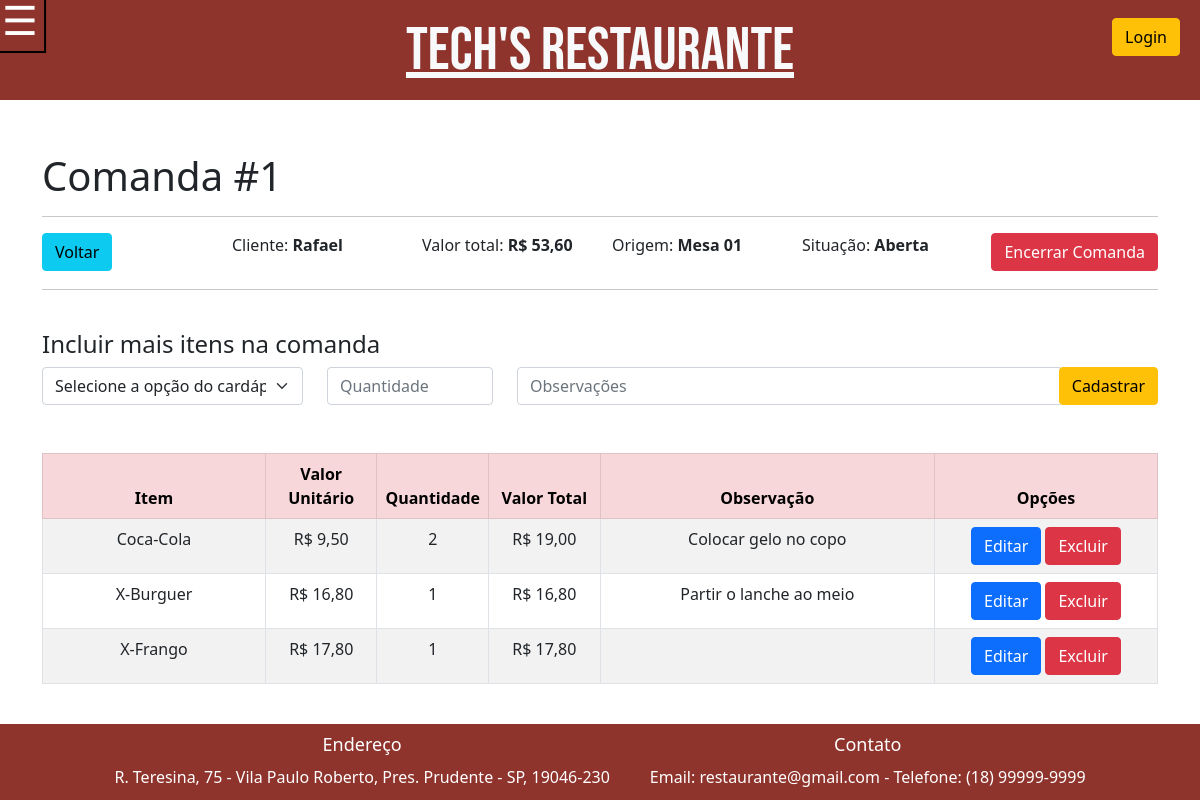
The page /insert-item_comanda.php?idComanda=1 on the database its author committed.
### tables this page shows
CREATE TABLE `comanda` (
  `idComanda` int(11) NOT NULL,
  `nomeClienteComanda` varchar(50) DEFAULT NULL,
  `idOrigem` int(11) NOT NULL,
  `idSituacao` int(11) NOT NULL,
  `dataComanda` datetime NOT NULL DEFAULT current_timestamp()
);

CREATE TABLE `origem_comanda` (
  `idOrigem` int(11) NOT NULL,
  `descricaoOrigem` varchar(50) DEFAULT NULL
);

CREATE TABLE `situacao_comanda` (
  `idSituacao` int(11) NOT NULL,
  `descricao` varchar(40) DEFAULT NULL
);

CREATE TABLE `itens_comanda` (
  `idItemComanda` int(11) NOT NULL,
  `idComanda` int(11) NOT NULL,
  `idOpcaoCardapio` int(11) NOT NULL,
  `quantidade` int(11) NOT NULL,
  `obs` varchar(50) DEFAULT NULL
);

CREATE TABLE `opcoes_cardapio` (
  `idOpcaoCardapio` int(11) NOT NULL,
  `nomeOpcaoCardapio` varchar(50) DEFAULT NULL,
  `idTipoOpcoesCardapio` int(11) NOT NULL,
  `descricao` varchar(50) DEFAULT NULL,
  `preco` double DEFAULT NULL,
  `imagem` varchar(50) DEFAULT NULL
);

### insert-item_comanda.php (the view, shortened to what this page needs)
<?php
require("header.php");
require_once("connection.php");
if (isset($_GET['idComanda']))
{
    $id_comanda_get = $_GET['idComanda'];
}
if (isset($_POST['cadastrar']))
{
    $id_comanda = $_POST['id_comanda'];
    $id_op_cardapio = $_POST['op_cardapio'];
    $qtde = $_POST['qtde'];
    $obs = $_POST['obs'];
    $mysql_query = "INSERT INTO `itens_comanda`(`idItemComanda`,`idComanda`, `idOpcaoCardapio`, `quantidade`, `obs`)
    VALUES (
    'null',
    '{$id_comanda}',
    '{$id_op_cardapio}',
    '{$qtde}',
    '{$obs}'
    )";
    if ($id_op_cardapio != 0){
        $insertItensComanda = $conn->query($mysql_query);
        if ($insertItensComanda === TRUE)
        {
            $msg = "insert success";
            $msgerror = "";
        }
        else
        {
            $msg = "insert error";
            $msgerror = $conn->error;
        }
        mysqli_close($conn);
        header("Location: insert-item_comanda.php?idComanda={$id_comanda}&msg={$msg}&msgerror={$msgerror}");
    }
    else {
        $msg = "insert error";
        $msgerror = "Selecione uma opção do cardápio!";
        header("Location: insert-item_comanda.php?idComanda={$id_comanda}&msg={$msg}&msgerror={$msgerror}");
    }
}
else
{
    $mysql_query1 = "SELECT ic.*, oc.*, c.nomeClienteComanda
    FROM itens_comanda ic, opcoes_cardapio oc, comanda c
    WHERE ic.idOpcaoCardapio=oc.idOpcaoCardapio
    AND c.idComanda=ic.idComanda
    AND ic.idComanda={$id_comanda_get}
    order by idItemComanda";
    $selectDados = $conn->query($mysql_query1);
    $query = "SELECT sum(oc.preco*ic.quantidade) preco
    FROM opcoes_cardapio oc, itens_comanda ic
    where ic.idOpcaoCardapio = oc.idOpcaoCardapio
    and ic.idComanda = {$id_comanda_get}";
    $result = mysqli_query($conn,$query);
    $fetch = mysqli_fetch_row($result);
    $valor = $fetch[0];
    $query_nome = "SELECT nomeClienteComanda FROM comanda
    where idComanda = {$id_comanda_get}";
    $result_nome = mysqli_query($conn,$query_nome);
    $fetch1 = mysqli_fetch_row($result_nome);
    $nome = $fetch1[0];
    $query_origem = "SELECT o.descricaoOrigem, s.descricao
    FROM comanda c, origem_comanda o, situacao_comanda s
    where c.idOrigem = o.idOrigem
    and c.idSituacao = s.idSituacao
    and c.idComanda = {$id_comanda_get}";
    $result_origem = mysqli_query($conn,$query_origem);
    $fetch2 = mysqli_fetch_row($result_origem);
    $dorigem = $fetch2[0];
    $query_situacao = "SELECT s.descricao
    FROM comanda c, situacao_comanda s
    where c.idSituacao = s.idSituacao
    and c.idComanda = {$id_comanda_get}";
    $result_situacao = mysqli_query($conn,$query_situacao);
    $fetch3 = mysqli_fetch_row($result_situacao);
    $dsituacao = $fetch3[0];
}
?>
<head>
</head>
<div class="container">
    <br>
    <h1 class="espaco"><?php echo "Comanda #"."$id_comanda_get" ?></h1>
    <hr>
    <form method="post">
    <div class="row">
        <div class="col-2">
            <a href="comanda.php"type="button" class="btn btn-info d-inline-block">Voltar</a>
        </div>
        <div class="col-2">
            <p><?php echo "Cliente: <b>".$nome."</b>"?></p>
        </div>
        <div class="col-2">
            <p><?php echo "Valor total: <b>R$ ".number_format($valor,2,",",".")."</b>"?></p>
        </div>
        <div class="col-2">
            <p><?php echo "Origem: <b>".$dorigem."</b>"?></p>
        </div>
        <div class="col-3">
            <p><?php echo "Situação: <b>".$dsituacao."</b>"?></p>
        </div>
        <div class="col-1">
            <input type="submit" name="encerrar" value="Encerrar Comanda" class="btn btn-danger float-end">
        </div>
    </div>
    </form>
    <hr>
    <br>
    <h4>Incluir mais itens na comanda</h4>
    <div class="wrapper">
        <form method="post">
            <div class="row">
                <div class="col-3">
                    <select class="form-select" name="op_cardapio" required>
                    <option value="0" selected>Selecione a opção do cardápio...</option>
                    </select>
                </div>
                <div class="col-2">
                    <input type="number" min="1" name="qtde" class="form-control" placeholder="Quantidade" required >
                </div>
                <div class="col-6">
                    <input type="text" name="obs" class="form-control" placeholder="Observações">
                </div>
                <div class="col-1">
                    <input type="submit" name="cadastrar" value="Cadastrar" class="btn btn-warning float-end">
                </div>
            </div>
            <br>
        </form>
        <br>
        <table class="table table-striped table-bordered table-hover">
        <thead>
        <tr class="table-danger" style="text-align:center">
            <th scope="col" style="width: 20%;">Item</th>
            <th scope="col" style="width: 10%;">Valor Unitário</th>
            <th scope="col" style="width: 10%;">Quantidade</th>
            <th scope="col" style="width: 10%;">Valor Total</th>
            <th scope="col" style="width: 30%;">Observação</th>
            <th scope="col" style="width: 20%;">Opções</th>
        </tr>
        </thead>
        <tbody>
        <?php while($data = mysqli_fetch_array($selectDados)) { ?>
        <tr>
            <td style="text-align:center"><?php echo $data['nomeOpcaoCardapio']; ?></td>
            <td style="text-align:center"><?php echo "R$ " . number_format($data['preco'], 2, ',', '.'); ?></td>
            <td style="text-align:center"><?php echo $data['quantidade'];  ?></td>
            <td style="text-align:center"><?php echo "R$ " . number_format((($data['preco'])*$data['quantidade']), 2, ',', '.'); ?></td>
            <td style="text-align:center"><?php echo $data['obs'];  ?></td>
            <td style="text-align:center">
            <a href="update-item_comanda.php?idItemComanda=<?php echo $data['idItemComanda']; ?> "type="button" class="btn btn-primary">Editar</a>
            <a href="delete-item_comanda.php?idItemComanda=<?php echo $data['idItemComanda']; ?>&idComanda=<?php echo $id_comanda_get; ?> "type="button" class="btn btn-danger">Excluir</a>
            </td>
        </tr>
        <?php } ?>
        </tbody>
    </table>
    </div>
</div>
<br>
<?php require("footer.php"); ?>

### style.css (style rules this page uses)
.espaco { padding-top: 16vh; }

### rows shown on the page
comanda: nomeClienteComanda "Rafael"
origem_comanda: descricaoOrigem "Mesa 01"
situacao_comanda: descricao "Aberta"
itens_comanda: idOpcaoCardapio.nomeOpcaoCardapio "Coca-Cola", idOpcaoCardapio.preco "9,50", quantidade "2", ($data['preco'])*$data['quantidade'] "19,00", obs "Colocar gelo no copo"
itens_comanda: idOpcaoCardapio.nomeOpcaoCardapio "X-Burguer", idOpcaoCardapio.preco "16,80", quantidade "1", ($data['preco'])*$data['quantidade'] "16,80", obs "Partir o lanche ao meio"
itens_comanda: idOpcaoCardapio.nomeOpcaoCardapio "X-Frango", idOpcaoCardapio.preco "17,80", quantidade "1", ($data['preco'])*$data['quantidade'] "17,80"

### other values the page prints
$id_comanda_get "1"
$valor "53,60"
